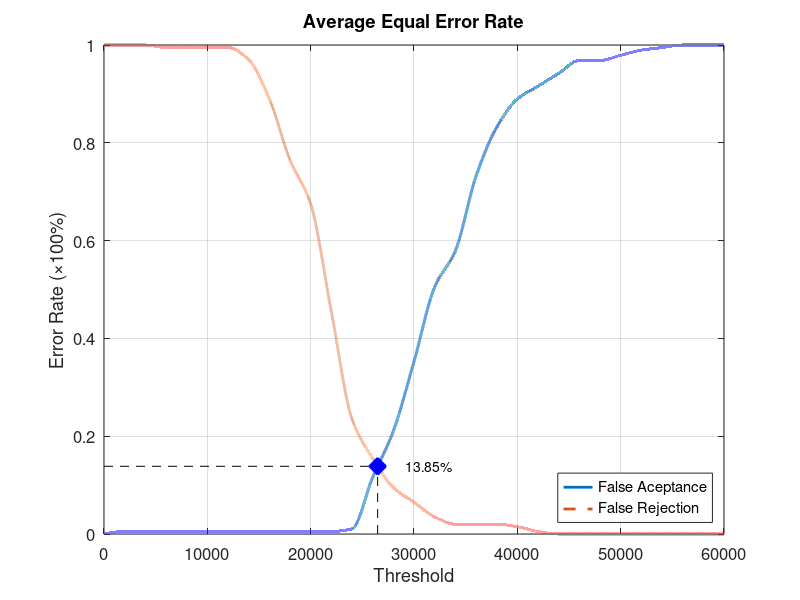
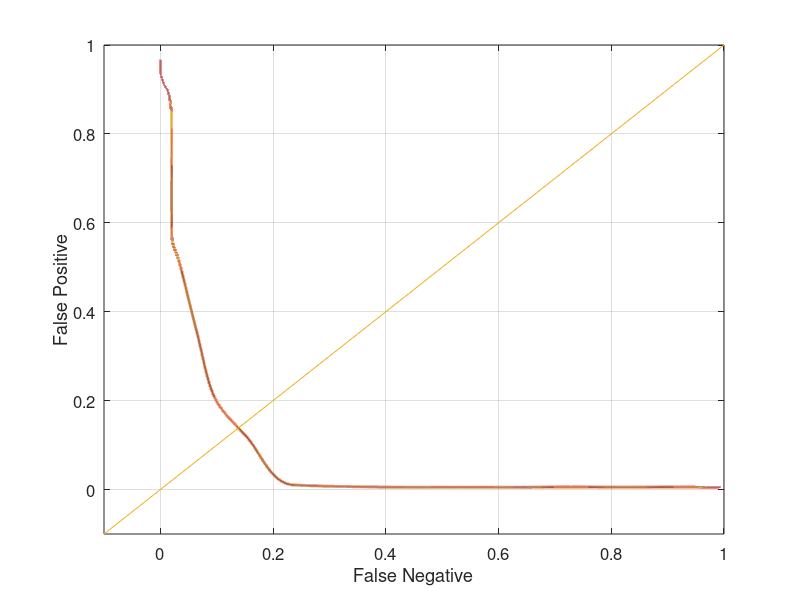

These charts were generated, in order, by the following MATLAB code:
function yEER = Database1_4
close all;
clear;
clc;
x = 0:2000:60000;
xq = 0:0.5:60000;

y0 = [0 0.00526316 0.00526316 0.00526316 0.00526316 0.00526316 0.00526316 0.00526316 0.00526316 0.00526316 0.00526316 0.00526316 0.0105263 0.115789 0.210526 0.352632 0.505263 0.578947 0.731579 0.831579 0.889474 0.915789 0.942105 0.968421 0.968421 0.978947 0.989474 0.994737 1 1 1];
yy0 = interp1(x, y0, xq, 'pchip');
y1 = [1 1 1 0.995 0.995 0.995 0.995 0.97 0.89 0.765 0.675 0.455 0.235 0.155 0.095 0.065 0.035 0.02 0.02 0.02 0.015 0.005 0 0 0 0 0 0 0 0 0];
yy1 = interp1(x, y1, xq, 'pchip');

% Calculating EER: 
y2 = abs(y0 - y1);
find(y2 == min(y2))
yy2 = abs(yy0 - yy1);
xEER = find(yy2 == min(yy2));
xEERIndex = xq(xEER) % X-axis EER
yEER = yy0(xEER) % Y-axis EER

main = figure
plot(xq, yy0,'-','LineWidth', 2);	hold on
plot(xq, yy1,'--','LineWidth', 2);	hold on
plot([xEERIndex xEERIndex], [0 yEER], 'k--');	hold on
plot([0 xEERIndex], [yEER yEER], 'k--');	hold on
plot(xEERIndex, yEER, 'bx', 'LineWidth', 10);	hold on
text(xEERIndex + 10 * xEERIndex / 100, yEER, [num2str(round((10000 * yEER)) / 100) '%'])
legend('False Aceptance', 'False Rejection', 'Location', 'SouthEast')
xlabel('Threshold')
ylabel('Error Rate (\times100%)')
title('Average Equal Error Rate')
set(gca, 'FontSize', 12)
axis([0 60000 0 1])
grid on

print(main, 'Database1_4Main', '-dpng');
FNRxFPR = figure('Color', [1 1 1]);
plot(yy1, yy0, '-', yy1, yy0, 'LineWidth', 2);
hold on
y = -0.1:0.1:1
plot(y, y); 
set(gca, 'FontSize', 12)
xlabel('False Negative')
ylabel('False Positive')
axis([-0.1 1 -0.1 1])
set(gca, 'FontSize', 12)
grid on

print(FNRxFPR, 'Database1_4FNRxFPR','-dpng');
end
